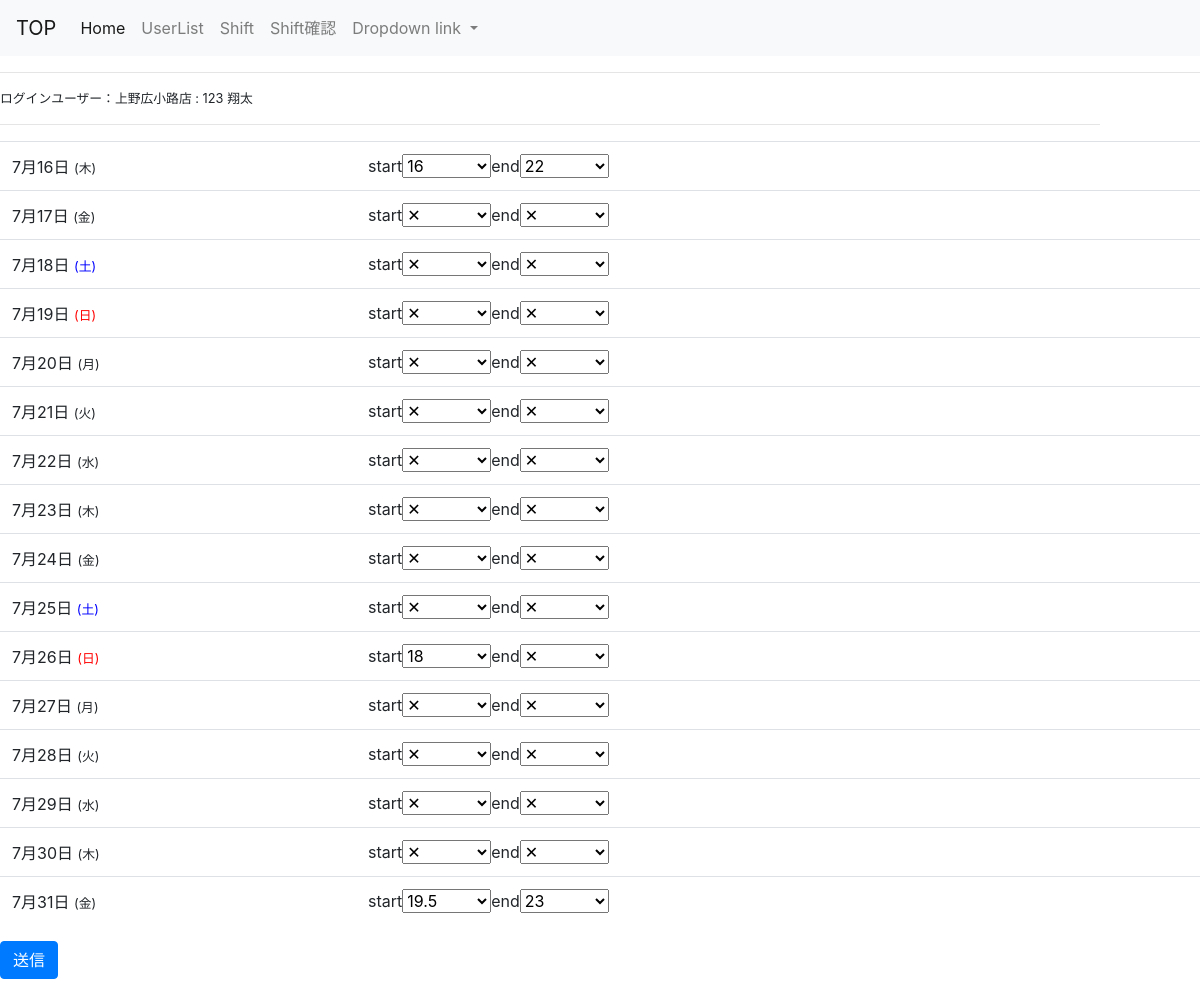
Page /user/2/month_with_forms/2020/7/1/ on the committed database.
### register/models.py (models this page shows, shortened)
class User(AbstractBaseUser, PermissionsMixin):
    email = models.EmailField(_('email address'), unique=True)
    first_name = models.CharField(_('first name'), max_length=30, blank=True)
    last_name = models.CharField(_('last name'), max_length=150, blank=True)
    is_staff = models.BooleanField(
        _('staff status'),
        default=False,
        help_text=_(
            'Designates whether the user can log into this admin site.'),
    )
    is_active = models.BooleanField(
        _('active'),
        default=True,
        help_text=_(
            'Designates whether this user should be treated as active. '
            'Unselect this instead of deleting accounts.'
        ),
    )
    date_joined = models.DateTimeField(_('date joined'), default=timezone.now)
    objects = CustomUserManager()
    EMAIL_FIELD = 'email'
    USERNAME_FIELD = 'email'
    REQUIRED_FIELDS = []
    class Meta:
        verbose_name = _('user')
        verbose_name_plural = _('users')

class Shops(models.Model):
    SHOP_CHOICES = (
    ('1', '目黒'),
    ('2', '狛江'),
    ('3', '神保町'),
    ('4', '上野広小路'),
    ('5', '北千住'),)
    shop = models.CharField("店舗", max_length=3,choices=SHOP_CHOICES, blank=True,default=1)
    user = models.OneToOneField(settings.AUTH_USER_MODEL,on_delete=models.CASCADE,)

### app/models.py (models this page shows, shortened)
class Schedule(models.Model):
    user = models.ForeignKey(settings.AUTH_USER_MODEL, verbose_name='ユーザー', on_delete=models.SET_NULL, blank=True, null=True,related_name = "user_schedule")
    start_time = models.CharField('開始時間', choices= SUB_START, max_length=50,blank=True,default="0")
    end_time = models.CharField('終了時間', choices= SUB_END, max_length=50,blank=True,default="0")
    date = models.DateField('日付')
    shops = models.ForeignKey(Shops, verbose_name='店舗', on_delete=models.CASCADE,blank=True)

### app/views.py (the view, shortened to what this page needs)
class MonthWithFormsCalendar(mixins.MonthWithFormsMixin, generic.View):
    template_name = 'app/month_with_forms.html'
    model = Schedule
    date_field = 'date'
    form_class = SimpleScheduleForm
    def get(self, request, **kwargs):
        context = self.get_month_calendar()
        context['user'] = get_object_or_404(User, pk=self.kwargs['user_pk'])
        return render(request, self.template_name, context)

### app/mixins.py (called while the page is built, shortened)
    def setup_calendar(self):
        self._calendar = calendar.Calendar(self.first_weekday)

    def get_previous_week(self, date):
        if date.month == 1 and date.day ==16:
            return date.replace(year=date.year-1, month=12,day=16)
        if date.month == 1 and date.day ==1:
            return date.replace(year=date.year-1, month=12,day=1)
        if date.day == 16:
            return date.replace(month =date.month -1 ,day = 16)
        if date.day == 1:
            return date.replace(month =date.month -1 ,day = 1)

    def get_week_days(self):
        month = self.kwargs.get('month')
        year = self.kwargs.get('year')
        day = self.kwargs.get('day')
        if month and year and day:
            date = datetime.date(year=int(year), month=int(month), day=int(day))
            if date.month != 12 and date.day < 21 and date.day > 4:
                dtm = calendar.monthrange(year,month)[1]
                date = datetime.date(year = int(year),month=int(month+1),day = int(1))
                dtlist = [date + datetime.timedelta(days =day) for day in range(0,15)]
                return dtlist
            if date.day < 6:
                dtm = calendar.monthrange(year,month)[1]
                date = datetime.date(year = int(year),month=int(month),day = int(15))
                dtlist = [date + datetime.timedelta(days =day) for day in range(1,dtm-14)]
                return dtlist

    def name(self):
        weekname=['月','火','水','木','金','土','日']
        name=[]
        week=[]
        day = self.get_week_days()
        for l in day:
            name.append(l.weekday())
        for nn in name:
            week.append(weekname[nn])
        return week

    def get_month_calendar(self):
        self.setup_calendar()
        days = self.get_week_days()
        first = days[0]
        last = days[-1]
        ago = self.get_previous_week(first)
        calendar_data = {
            'now': datetime.date.today(),
            'month_days': days,
            'month_previous': ago,
            'month_next': first,
            'week_names': self.name(),
        }
        return calendar_data

### app/templates/app/month_with_forms.html (shortened to what this page needs)
{% extends "register/base.html" %}
{% block content %}
    <form action="" method="POST">
        {{ month_formset.management_form }}{% for week_day_forms in month_day_forms %}
        <table class="table">{% for day, forms in week_day_forms.items %}
                <tr> <td>{{ day | date:"n" }}月{{day |date:"j"}}日
                    {% if day|date:"D" == "日" %}
                    <small>
                        <span style="color: #F00;">({{ day | date:"D" }})</span>
                    </small></td>
                    {% elif day|date:"D" == "土" %}
                    <small>
                        <span style="color:#0000FF">({{ day | date:"D" }})</span>
                    </small></td>
                    {% else %}
                    <small>
                    ({{ day|date:"D" }})
                </small></td>
                   {% endif %}
                   {% for form in forms %}
                    <td>{{form.date}}{{form.id}}start{{form.start_time}}end{{form.end_time}}
                    </td></tr>
                    {% endfor %}{% endfor %}
            {% endfor %}
        </table>
        <button type="submit" class="btn btn-primary">送信</button>
    </form>
{% endblock %}

### register/templates/register/base.html (shortened to what this page needs)
{% load static %}
<head>
    <link rel="stylesheet" href="https://stackpath.bootstrapcdn.com/bootstrap/4.3.1/css/bootstrap.min.css">
<head>
  {% if user.is_superuser %}
    <nav class="navbar navbar-expand-lg navbar-light bg-light">
        <a class="navbar-brand" href="#">TOP</a>
        <div class="collapse navbar-collapse" id="navbarNavDropdown">
          <ul class="navbar-nav">
            <li class="nav-item active">
              <a class="nav-link" href="{% url 'register:top' %}">Home <span class="sr-only">(current)</span></a>
            </li>
            <li class="nav-item">
              <a class="nav-link" href="{% url 'register:user_list'%}">UserList</a>
            </li>
            <li class="nav-item">
              <a class="nav-link" href="{% url 'app:month_with_forms' user.pk  %}">Shift</a>
            </li>
            <li class="nav-item">
              <a class="nav-link" href="{% url 'app:shift_list' %}">Shift確認</a>
            </li>
            <li class="nav-item dropdown">
              <a class="nav-link dropdown-toggle" href="#" id="navbarDropdownMenuLink" role="button" data-toggle="dropdown" aria-haspopup="true" aria-expanded="false">
                Dropdown link
              </a>
              </li>
              </ul>
        </div>
      </nav><hr>
      <div class="mgr-10"><small>ログインユーザー：{{user.shops.get_shop_display}}店&nbsp;:&nbsp;{{ user.last_name }}&nbsp;{{user.first_name}}</small><hr></div>
      {% endif %}
        {% block content %}{% endblock %}</div>
</html>

### register/templates/register/base.html (style rules this page uses)
.mgr-10 { margin-right : 100px; }

### rows in the picture
User: shops.shop "上野広小路", last_name "123", first_name "翔太"
Schedule: date "7", date "16", week_day_forms "木"
Schedule: date "7", date "26", date "日"
Schedule: date "7", date "31", week_day_forms "金"

### other values in the picture
{{ day | date:"n" }} "7" "7" "7" "7" "7" "7" "7" "7" "7" "7" "7" "7" "7"
{{ day |date:"j" }} "17" "18" "19" "20" "21" "22" "23" "24" "25" "27" "28" "29" "30"
{{ day|date:"D" }} "金" "月" "火" "水" "木" "金" "月" "火" "水" "木"
{{ day | date:"D" }} "土" "土"
{{ day | date:"D" }} "日"
